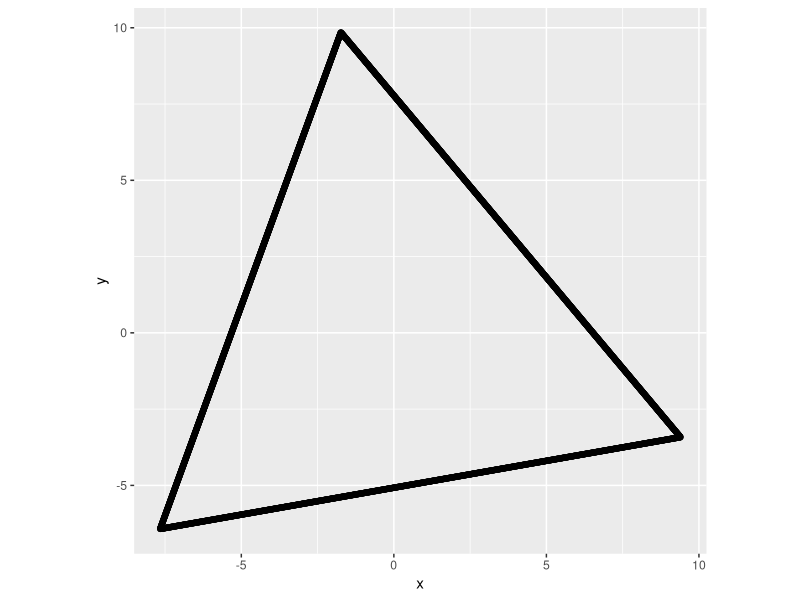
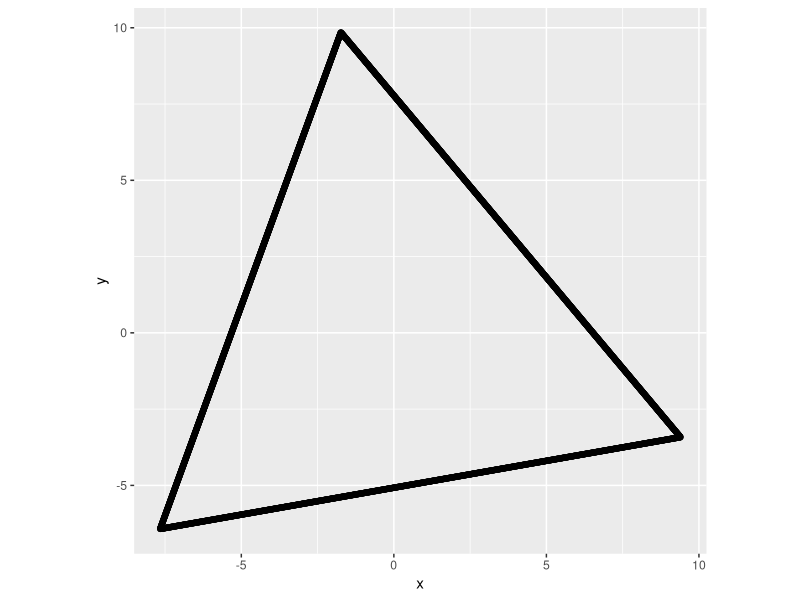

Write the R code that produced these figures, in order.
library(tidyverse)

regon_pts <- function(points = 10000, edges = 3, start_angle = 0, r = 10) {
  a = start_angle * (pi / 180)
  n = points / edges
  
  corners <- tibble(angle = seq(0 + a, 2*pi + a, length.out = edges + 1), x = r*cos(angle), y = r*sin(angle))
  
  edges_list <- list()
  
  for(i in 1:edges) {
    edges_list[[i]] <- tibble(id = 1:n) %>%
      mutate(d = id / n, 
             x = (1 - d) * corners$x[i] + d * corners$x[i + 1],
             y = (1 - d) * corners$y[i] + d * corners$y[i + 1])
  }
  
  bind_rows(edges_list)
}


square <- regon_pts(edges = 3, start_angle = 100)



ggplot(square) +
  geom_point(aes(x = x, y = y), alpha = 0.5) +
  coord_equal()
ggsave("regon2.png", device = "png", type = "cairo", width = 6, height = 6)
